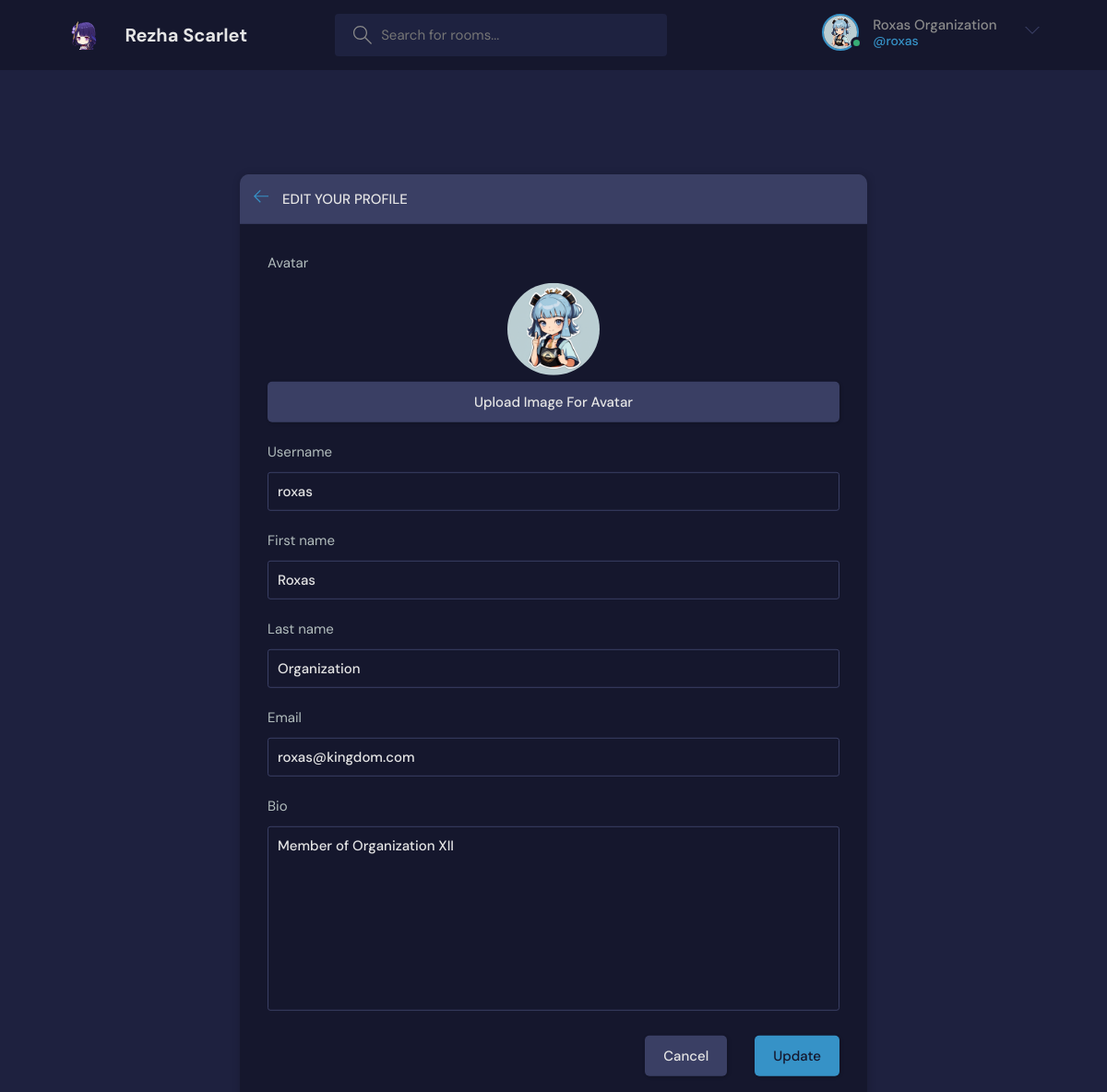
The page /update-user/ (signed in) on the database its author committed.
### base/models.py (models this page shows, shortened)
class User(AbstractUser):
    name = models.CharField(max_length=200, null=True)
    email = models.EmailField(unique=True, null=True)
    bio = models.TextField(null=True)
    avatar = models.ImageField(null=True, default="avatars/default_avatar.svg", upload_to=user_directory_path)
    upload = models.FileField(null=True, upload_to=user_directory_path)
    objects = CustomUserManager()  # Specify custom manager
    USERNAME_FIELD = 'email'
    REQUIRED_FIELDS = []

### base/views.py (the view, shortened to what this page needs)
# urls.py: path("update-user/", views.updateUser, name="update-user"),
@login_required(login_url='login')
def updateUser(request):
    user = request.user
    form = UserForm(instance=user)
    ctx = {'form': form}
    return render(request, 'base/update-user.html', ctx)

### base/forms.py (shortened to what this page needs)
class UserForm(ModelForm):
    class Meta:
        model = User
        fields = ['avatar', 'username', 'first_name', 'last_name', 'email', 'bio']
        widgets = {
            'username': TextInput(attrs={'readonly': 'readonly'}),
        }

### base/templates/base/update-user.html (shortened to what this page needs)
{% extends 'main.html' %}
{% block content %}
<main class="update-account layout">
  <div class="container">
    <div class="layout__box">
      <div class="layout__boxHeader">
        <div class="layout__boxTitle">
          <a href="{% url 'home' %}">
            <svg version="1.1" xmlns="http://www.w3.org/2000/svg" width="32" height="32" viewBox="0 0 32 32">
              <title>arrow-left</title>
              <path
                d="M13.723 2.286l-13.723 13.714 13.719 13.714 1.616-1.611-10.96-10.96h27.625v-2.286h-27.625l10.965-10.965-1.616-1.607z">
              </path>
            </svg>
          </a>
          <h3>Edit your profile</h3>
        </div>
      </div>
      <div class="layout__body">
        <form class="form" action="" method="POST" enctype="multipart/form-data">
          {% for field in form %}
          <div class="form__group">
            <label for="{{ field.id_for_label }}">{{ field.label }}</label>
            {% if field.name == 'avatar' %}
            <div class="avatar__group">
              <img id="preview-avatar" src="{{ field.value.url }}" alt="Avatar Image" class="avatar-image">
              <label for="avatar" class="btn btn--dark">Upload Image For Avatar</label>
            </div>
            {% else %}
            {{ field }}
            {% endif %}
          </div>
          {% endfor %}
          <div class="form__action">
            <a class="btn btn--dark" href="{{request.META.HTTP_REFERER}}">Cancel</a>
            <button class="btn btn--main" type="submit">Update</button>
          </div>
        </form>
      </div>
    </div>
  </div>
</main>
{% endblock content %}

### templates/navbar.html (shortened to what this page needs)
{% load static %}
<header class="header header--loggedIn">
    <div class="container">
        <a href="{% url 'home' %}" class="header__logo">
            <img src="{% static 'images/raiden_chibi.png' %}" />
            <h1>Rezha Scarlet</h1>
        </a>
        <form class="header__search" method="GET" action="{% url 'home' %}">
            <label>
                <input name="q" placeholder="Search for rooms..." />
            </label>
        </form>
        <nav class="header__menu">
            {% if request.user.is_authenticated %}
            <div class="header__user">
                <a href="{% url 'user-profile' request.user.username %}">
                    <div class="avatar avatar--medium active">
                        <img src="{{request.user.avatar.url}}" />
                    </div>
                    <p>{{request.user.name}} <span>@{{request.user.username}}</span></p>
                </a>
                <button class="dropdown-button">
                    <svg version="1.1" xmlns="http://www.w3.org/2000/svg" width="32" height="32" viewBox="0 0 32 32">
                        <title>chevron-down</title>
                        <path d="M16 21l-13-13h-3l16 16 16-16h-3l-13 13z"></path>
                    </svg>
                </button>
            </div>
            {% else %}
            <a href="{% url 'login' %}">
                <img src="{% static 'images/avatars/default_avatar.svg' %}" />
                <p>Login</p>
            </a>
            {% endif %}
        </nav>
    </div>
</header>

### rows shown on the page
User: user.avatar (picture), user.name "Roxas Organization", user.username "roxas", form "roxas" "Roxas" "Organization" "roxas@kingdom.com" "Member of Organization XII"

### other values the page prints
{{ field.label }} "Avatar" "Username" "First name" "Last name" "Email" "Bio"
